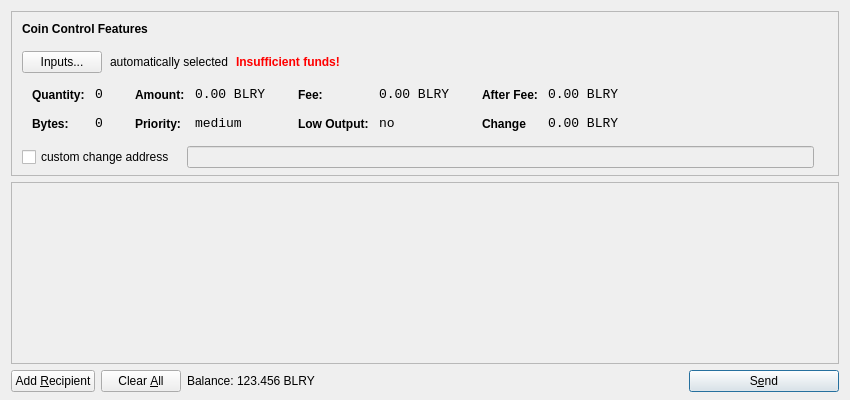
<?xml version="1.0" encoding="UTF-8"?>
<ui version="4.0">
 <class>SendCoinsDialog</class>
 <widget class="QDialog" name="SendCoinsDialog">
  <property name="geometry">
   <rect>
    <x>0</x>
    <y>0</y>
    <width>850</width>
    <height>400</height>
   </rect>
  </property>
  <property name="windowTitle">
   <string>Send Coins</string>
  </property>
  <layout class="QVBoxLayout" name="verticalLayout" stretch="0,1,0">
   <property name="bottomMargin">
    <number>8</number>
   </property>
   <item>
    <widget class="QFrame" name="frameCoinControl">
     <property name="sizePolicy">
      <sizepolicy hsizetype="Expanding" vsizetype="Expanding">
       <horstretch>0</horstretch>
       <verstretch>0</verstretch>
      </sizepolicy>
     </property>
     <property name="maximumSize">
      <size>
       <width>16777215</width>
       <height>16777215</height>
      </size>
     </property>
     <property name="frameShape">
      <enum>QFrame::StyledPanel</enum>
     </property>
     <property name="frameShadow">
      <enum>QFrame::Sunken</enum>
     </property>
     <layout class="QVBoxLayout" name="verticalLayoutCoinControl2">
      <property name="spacing">
       <number>-1</number>
      </property>
      <property name="leftMargin">
       <number>0</number>
      </property>
      <property name="topMargin">
       <number>0</number>
      </property>
      <property name="rightMargin">
       <number>0</number>
      </property>
      <property name="bottomMargin">
       <number>6</number>
      </property>
      <item>
       <layout class="QVBoxLayout" name="verticalLayoutCoinControl" stretch="0,0,0,0,1">
        <property name="spacing">
         <number>0</number>
        </property>
        <property name="leftMargin">
         <number>10</number>
        </property>
        <property name="topMargin">
         <number>10</number>
        </property>
        <item>
         <layout class="QHBoxLayout" name="horizontalLayoutCoinControl1">
          <property name="bottomMargin">
           <number>15</number>
          </property>
          <item>
           <widget class="QLabel" name="labelCoinControlFeatures">
            <property name="sizePolicy">
             <sizepolicy hsizetype="Preferred" vsizetype="Maximum">
              <horstretch>0</horstretch>
              <verstretch>0</verstretch>
             </sizepolicy>
            </property>
            <property name="font">
             <font>
              <weight>75</weight>
              <bold>true</bold>
             </font>
            </property>
            <property name="styleSheet">
             <string notr="true">font-weight:bold;</string>
            </property>
            <property name="text">
             <string>Coin Control Features</string>
            </property>
           </widget>
          </item>
         </layout>
        </item>
        <item>
         <layout class="QHBoxLayout" name="horizontalLayoutCoinControl2" stretch="0,0,0,0">
          <property name="spacing">
           <number>8</number>
          </property>
          <property name="bottomMargin">
           <number>10</number>
          </property>
          <item>
           <widget class="QPushButton" name="pushButtonCoinControl">
            <property name="styleSheet">
             <string notr="true"/>
            </property>
            <property name="text">
             <string>Inputs...</string>
            </property>
           </widget>
          </item>
          <item>
           <widget class="QLabel" name="labelCoinControlAutomaticallySelected">
            <property name="text">
             <string>automatically selected</string>
            </property>
            <property name="margin">
             <number>5</number>
            </property>
           </widget>
          </item>
          <item>
           <widget class="QLabel" name="labelCoinControlInsuffFunds">
            <property name="font">
             <font>
              <weight>75</weight>
              <bold>true</bold>
             </font>
            </property>
            <property name="styleSheet">
             <string notr="true">color:red;font-weight:bold;</string>
            </property>
            <property name="text">
             <string>Insufficient funds!</string>
            </property>
            <property name="margin">
             <number>5</number>
            </property>
           </widget>
          </item>
          <item>
           <spacer name="horizontalSpacerCoinControl">
            <property name="orientation">
             <enum>Qt::Horizontal</enum>
            </property>
            <property name="sizeHint" stdset="0">
             <size>
              <width>40</width>
              <height>1</height>
             </size>
            </property>
           </spacer>
          </item>
         </layout>
        </item>
        <item>
         <widget class="QWidget" name="widgetCoinControl" native="true">
          <property name="sizePolicy">
           <sizepolicy hsizetype="Preferred" vsizetype="Preferred">
            <horstretch>0</horstretch>
            <verstretch>0</verstretch>
           </sizepolicy>
          </property>
          <property name="minimumSize">
           <size>
            <width>0</width>
            <height>0</height>
           </size>
          </property>
          <property name="styleSheet">
           <string notr="true"/>
          </property>
          <layout class="QHBoxLayout" name="horizontalLayoutCoinControl5">
           <property name="margin">
            <number>0</number>
           </property>
           <item>
            <layout class="QHBoxLayout" name="horizontalLayoutCoinControl3" stretch="0,0,0,1">
             <property name="spacing">
              <number>20</number>
             </property>
             <property name="topMargin">
              <number>0</number>
             </property>
             <property name="bottomMargin">
              <number>10</number>
             </property>
             <item>
              <layout class="QFormLayout" name="formLayoutCoinControl1">
               <property name="horizontalSpacing">
                <number>10</number>
               </property>
               <property name="verticalSpacing">
                <number>14</number>
               </property>
               <property name="leftMargin">
                <number>10</number>
               </property>
               <property name="topMargin">
                <number>4</number>
               </property>
               <property name="rightMargin">
                <number>6</number>
               </property>
               <item row="0" column="0">
                <widget class="QLabel" name="labelCoinControlQuantityText">
                 <property name="styleSheet">
                  <string notr="true">font-weight:bold;</string>
                 </property>
                 <property name="text">
                  <string>Quantity:</string>
                 </property>
                 <property name="margin">
                  <number>0</number>
                 </property>
                </widget>
               </item>
               <item row="0" column="1">
                <widget class="QLabel" name="labelCoinControlQuantity">
                 <property name="font">
                  <font>
                   <family>Monospace</family>
                   <pointsize>10</pointsize>
                  </font>
                 </property>
                 <property name="cursor">
                  <cursorShape>IBeamCursor</cursorShape>
                 </property>
                 <property name="contextMenuPolicy">
                  <enum>Qt::ActionsContextMenu</enum>
                 </property>
                 <property name="text">
                  <string>0</string>
                 </property>
                 <property name="margin">
                  <number>0</number>
                 </property>
                 <property name="textInteractionFlags">
                  <set>Qt::LinksAccessibleByMouse|Qt::TextSelectableByKeyboard|Qt::TextSelectableByMouse</set>
                 </property>
                </widget>
               </item>
               <item row="1" column="0">
                <widget class="QLabel" name="labelCoinControlBytesText">
                 <property name="styleSheet">
                  <string notr="true">font-weight:bold;</string>
                 </property>
                 <property name="text">
                  <string>Bytes:</string>
                 </property>
                </widget>
               </item>
               <item row="1" column="1">
                <widget class="QLabel" name="labelCoinControlBytes">
                 <property name="font">
                  <font>
                   <family>Monospace</family>
                   <pointsize>10</pointsize>
                  </font>
                 </property>
                 <property name="cursor">
                  <cursorShape>IBeamCursor</cursorShape>
                 </property>
                 <property name="contextMenuPolicy">
                  <enum>Qt::ActionsContextMenu</enum>
                 </property>
                 <property name="text">
                  <string>0</string>
                 </property>
                 <property name="textInteractionFlags">
                  <set>Qt::LinksAccessibleByMouse|Qt::TextSelectableByKeyboard|Qt::TextSelectableByMouse</set>
                 </property>
                </widget>
               </item>
              </layout>
             </item>
             <item>
              <layout class="QFormLayout" name="formLayoutCoinControl2">
               <property name="horizontalSpacing">
                <number>10</number>
               </property>
               <property name="verticalSpacing">
                <number>14</number>
               </property>
               <property name="leftMargin">
                <number>6</number>
               </property>
               <property name="topMargin">
                <number>4</number>
               </property>
               <property name="rightMargin">
                <number>6</number>
               </property>
               <item row="0" column="0">
                <widget class="QLabel" name="labelCoinControlAmountText">
                 <property name="styleSheet">
                  <string notr="true">font-weight:bold;</string>
                 </property>
                 <property name="text">
                  <string>Amount:</string>
                 </property>
                 <property name="margin">
                  <number>0</number>
                 </property>
                </widget>
               </item>
               <item row="0" column="1">
                <widget class="QLabel" name="labelCoinControlAmount">
                 <property name="font">
                  <font>
                   <family>Monospace</family>
                   <pointsize>10</pointsize>
                  </font>
                 </property>
                 <property name="cursor">
                  <cursorShape>IBeamCursor</cursorShape>
                 </property>
                 <property name="contextMenuPolicy">
                  <enum>Qt::ActionsContextMenu</enum>
                 </property>
                 <property name="text">
                  <string>0.00 BLRY</string>
                 </property>
                 <property name="textInteractionFlags">
                  <set>Qt::LinksAccessibleByMouse|Qt::TextSelectableByKeyboard|Qt::TextSelectableByMouse</set>
                 </property>
                </widget>
               </item>
               <item row="1" column="0">
                <widget class="QLabel" name="labelCoinControlPriorityText">
                 <property name="styleSheet">
                  <string notr="true">font-weight:bold;</string>
                 </property>
                 <property name="text">
                  <string>Priority:</string>
                 </property>
                </widget>
               </item>
               <item row="1" column="1">
                <widget class="QLabel" name="labelCoinControlPriority">
                 <property name="font">
                  <font>
                   <family>Monospace</family>
                   <pointsize>10</pointsize>
                  </font>
                 </property>
                 <property name="cursor">
                  <cursorShape>IBeamCursor</cursorShape>
                 </property>
                 <property name="contextMenuPolicy">
                  <enum>Qt::ActionsContextMenu</enum>
                 </property>
                 <property name="text">
                  <string>medium</string>
                 </property>
                 <property name="textInteractionFlags">
                  <set>Qt::LinksAccessibleByMouse|Qt::TextSelectableByKeyboard|Qt::TextSelectableByMouse</set>
                 </property>
                </widget>
               </item>
              </layout>
             </item>
             <item>
              <layout class="QFormLayout" name="formLayoutCoinControl3">
               <property name="horizontalSpacing">
                <number>10</number>
               </property>
               <property name="verticalSpacing">
                <number>14</number>
               </property>
               <property name="leftMargin">
                <number>6</number>
               </property>
               <property name="topMargin">
                <number>4</number>
               </property>
               <property name="rightMargin">
                <number>6</number>
               </property>
               <item row="0" column="0">
                <widget class="QLabel" name="labelCoinControlFeeText">
                 <property name="styleSheet">
                  <string notr="true">font-weight:bold;</string>
                 </property>
                 <property name="text">
                  <string>Fee:</string>
                 </property>
                 <property name="margin">
                  <number>0</number>
                 </property>
                </widget>
               </item>
               <item row="0" column="1">
                <widget class="QLabel" name="labelCoinControlFee">
                 <property name="font">
                  <font>
                   <family>Monospace</family>
                   <pointsize>10</pointsize>
                  </font>
                 </property>
                 <property name="cursor">
                  <cursorShape>IBeamCursor</cursorShape>
                 </property>
                 <property name="contextMenuPolicy">
                  <enum>Qt::ActionsContextMenu</enum>
                 </property>
                 <property name="text">
                  <string>0.00 BLRY</string>
                 </property>
                 <property name="textInteractionFlags">
                  <set>Qt::LinksAccessibleByMouse|Qt::TextSelectableByKeyboard|Qt::TextSelectableByMouse</set>
                 </property>
                </widget>
               </item>
               <item row="1" column="0">
                <widget class="QLabel" name="labelCoinControlLowOutputText">
                 <property name="styleSheet">
                  <string notr="true">font-weight:bold;</string>
                 </property>
                 <property name="text">
                  <string>Low Output:</string>
                 </property>
                </widget>
               </item>
               <item row="1" column="1">
                <widget class="QLabel" name="labelCoinControlLowOutput">
                 <property name="font">
                  <font>
                   <family>Monospace</family>
                   <pointsize>10</pointsize>
                  </font>
                 </property>
                 <property name="cursor">
                  <cursorShape>IBeamCursor</cursorShape>
                 </property>
                 <property name="contextMenuPolicy">
                  <enum>Qt::ActionsContextMenu</enum>
                 </property>
                 <property name="text">
                  <string>no</string>
                 </property>
                 <property name="textInteractionFlags">
                  <set>Qt::LinksAccessibleByMouse|Qt::TextSelectableByKeyboard|Qt::TextSelectableByMouse</set>
                 </property>
                </widget>
               </item>
              </layout>
             </item>
             <item>
              <layout class="QFormLayout" name="formLayoutCoinControl4">
               <property name="horizontalSpacing">
                <number>10</number>
               </property>
               <property name="verticalSpacing">
                <number>14</number>
               </property>
               <property name="leftMargin">
                <number>6</number>
               </property>
               <property name="topMargin">
                <number>4</number>
               </property>
               <property name="rightMargin">
                <number>6</number>
               </property>
               <item row="0" column="0">
                <widget class="QLabel" name="labelCoinControlAfterFeeText">
                 <property name="styleSheet">
                  <string notr="true">font-weight:bold;</string>
                 </property>
                 <property name="text">
                  <string>After Fee:</string>
                 </property>
                 <property name="margin">
                  <number>0</number>
                 </property>
                </widget>
               </item>
               <item row="0" column="1">
                <widget class="QLabel" name="labelCoinControlAfterFee">
                 <property name="font">
                  <font>
                   <family>Monospace</family>
                   <pointsize>10</pointsize>
                  </font>
                 </property>
                 <property name="cursor">
                  <cursorShape>IBeamCursor</cursorShape>
                 </property>
                 <property name="contextMenuPolicy">
                  <enum>Qt::ActionsContextMenu</enum>
                 </property>
                 <property name="text">
                  <string>0.00 BLRY</string>
                 </property>
                 <property name="textInteractionFlags">
                  <set>Qt::LinksAccessibleByMouse|Qt::TextSelectableByKeyboard|Qt::TextSelectableByMouse</set>
                 </property>
                </widget>
               </item>
               <item row="1" column="0">
                <widget class="QLabel" name="labelCoinControlChangeText">
                 <property name="styleSheet">
                  <string notr="true">font-weight:bold;</string>
                 </property>
                 <property name="text">
                  <string>Change</string>
                 </property>
                </widget>
               </item>
               <item row="1" column="1">
                <widget class="QLabel" name="labelCoinControlChange">
                 <property name="font">
                  <font>
                   <family>Monospace</family>
                   <pointsize>10</pointsize>
                  </font>
                 </property>
                 <property name="cursor">
                  <cursorShape>IBeamCursor</cursorShape>
                 </property>
                 <property name="contextMenuPolicy">
                  <enum>Qt::ActionsContextMenu</enum>
                 </property>
                 <property name="text">
                  <string>0.00 BLRY</string>
                 </property>
                 <property name="textInteractionFlags">
                  <set>Qt::LinksAccessibleByMouse|Qt::TextSelectableByKeyboard|Qt::TextSelectableByMouse</set>
                 </property>
                </widget>
               </item>
              </layout>
             </item>
            </layout>
           </item>
          </layout>
         </widget>
        </item>
        <item>
         <layout class="QHBoxLayout" name="horizontalLayoutCoinControl4" stretch="0,0,0">
          <property name="spacing">
           <number>12</number>
          </property>
          <property name="sizeConstraint">
           <enum>QLayout::SetDefaultConstraint</enum>
          </property>
          <property name="topMargin">
           <number>5</number>
          </property>
          <property name="rightMargin">
           <number>5</number>
          </property>
          <item>
           <widget class="QCheckBox" name="checkBoxCoinControlChange">
            <property name="text">
             <string>custom change address</string>
            </property>
           </widget>
          </item>
          <item>
           <widget class="QLineEdit" name="lineEditCoinControlChange">
            <property name="enabled">
             <bool>false</bool>
            </property>
            <property name="sizePolicy">
             <sizepolicy hsizetype="Expanding" vsizetype="Fixed">
              <horstretch>0</horstretch>
              <verstretch>0</verstretch>
             </sizepolicy>
            </property>
           </widget>
          </item>
          <item>
           <widget class="QLabel" name="labelCoinControlChangeLabel">
            <property name="sizePolicy">
             <sizepolicy hsizetype="Preferred" vsizetype="Expanding">
              <horstretch>0</horstretch>
              <verstretch>0</verstretch>
             </sizepolicy>
            </property>
            <property name="minimumSize">
             <size>
              <width>0</width>
              <height>0</height>
             </size>
            </property>
            <property name="text">
             <string/>
            </property>
            <property name="margin">
             <number>3</number>
            </property>
           </widget>
          </item>
         </layout>
        </item>
        <item>
         <spacer name="verticalSpacerCoinControl">
          <property name="orientation">
           <enum>Qt::Vertical</enum>
          </property>
          <property name="sizeHint" stdset="0">
           <size>
            <width>800</width>
            <height>1</height>
           </size>
          </property>
         </spacer>
        </item>
       </layout>
      </item>
     </layout>
    </widget>
   </item>
   <item>
    <widget class="QScrollArea" name="scrollArea">
     <property name="widgetResizable">
      <bool>true</bool>
     </property>
     <widget class="QWidget" name="scrollAreaWidgetContents">
      <property name="geometry">
       <rect>
        <x>0</x>
        <y>0</y>
        <width>830</width>
        <height>165</height>
       </rect>
      </property>
      <layout class="QVBoxLayout" name="verticalLayout_2">
       <property name="margin">
        <number>0</number>
       </property>
       <item>
        <layout class="QVBoxLayout" name="entries">
         <property name="spacing">
          <number>6</number>
         </property>
        </layout>
       </item>
       <item>
        <spacer name="verticalSpacer">
         <property name="orientation">
          <enum>Qt::Vertical</enum>
         </property>
         <property name="sizeHint" stdset="0">
          <size>
           <width>20</width>
           <height>40</height>
          </size>
         </property>
        </spacer>
       </item>
      </layout>
     </widget>
    </widget>
   </item>
   <item>
    <layout class="QHBoxLayout" name="horizontalLayout">
     <item>
      <widget class="QPushButton" name="addButton">
       <property name="toolTip">
        <string>Send to multiple recipients at once</string>
       </property>
       <property name="text">
        <string>Add &amp;Recipient</string>
       </property>
       <property name="icon">
        <iconset resource="../bitcoin.qrc">
         <normaloff>:/icons/add</normaloff>:/icons/add</iconset>
       </property>
       <property name="autoDefault">
        <bool>false</bool>
       </property>
      </widget>
     </item>
     <item>
      <widget class="QPushButton" name="clearButton">
       <property name="sizePolicy">
        <sizepolicy hsizetype="Minimum" vsizetype="Fixed">
         <horstretch>0</horstretch>
         <verstretch>0</verstretch>
        </sizepolicy>
       </property>
       <property name="toolTip">
        <string>Remove all transaction fields</string>
       </property>
       <property name="text">
        <string>Clear &amp;All</string>
       </property>
       <property name="icon">
        <iconset resource="../bitcoin.qrc">
         <normaloff>:/icons/remove</normaloff>:/icons/remove</iconset>
       </property>
       <property name="autoRepeatDelay">
        <number>300</number>
       </property>
       <property name="autoDefault">
        <bool>false</bool>
       </property>
      </widget>
     </item>
     <item>
      <layout class="QHBoxLayout" name="horizontalLayout_2">
       <property name="spacing">
        <number>3</number>
       </property>
       <item>
        <widget class="QLabel" name="label">
         <property name="sizePolicy">
          <sizepolicy hsizetype="Preferred" vsizetype="Fixed">
           <horstretch>0</horstretch>
           <verstretch>0</verstretch>
          </sizepolicy>
         </property>
         <property name="text">
          <string>Balance:</string>
         </property>
        </widget>
       </item>
       <item>
        <widget class="QLabel" name="labelBalance">
         <property name="sizePolicy">
          <sizepolicy hsizetype="Preferred" vsizetype="Fixed">
           <horstretch>0</horstretch>
           <verstretch>0</verstretch>
          </sizepolicy>
         </property>
         <property name="cursor">
          <cursorShape>IBeamCursor</cursorShape>
         </property>
         <property name="text">
          <string>123.456 BLRY</string>
         </property>
         <property name="textInteractionFlags">
          <set>Qt::LinksAccessibleByMouse|Qt::TextSelectableByKeyboard|Qt::TextSelectableByMouse</set>
         </property>
        </widget>
       </item>
      </layout>
     </item>
     <item>
      <spacer name="horizontalSpacer">
       <property name="orientation">
        <enum>Qt::Horizontal</enum>
       </property>
       <property name="sizeHint" stdset="0">
        <size>
         <width>40</width>
         <height>20</height>
        </size>
       </property>
      </spacer>
     </item>
     <item>
      <widget class="QPushButton" name="sendButton">
       <property name="minimumSize">
        <size>
         <width>150</width>
         <height>0</height>
        </size>
       </property>
       <property name="toolTip">
        <string>Confirm the send action</string>
       </property>
       <property name="text">
        <string>S&amp;end</string>
       </property>
       <property name="icon">
        <iconset resource="../bitcoin.qrc">
         <normaloff>:/icons/send</normaloff>:/icons/send</iconset>
       </property>
       <property name="default">
        <bool>true</bool>
       </property>
      </widget>
     </item>
    </layout>
   </item>
  </layout>
 </widget>
 <resources>
  <include location="../bitcoin.qrc"/>
 </resources>
 <connections/>
</ui>
